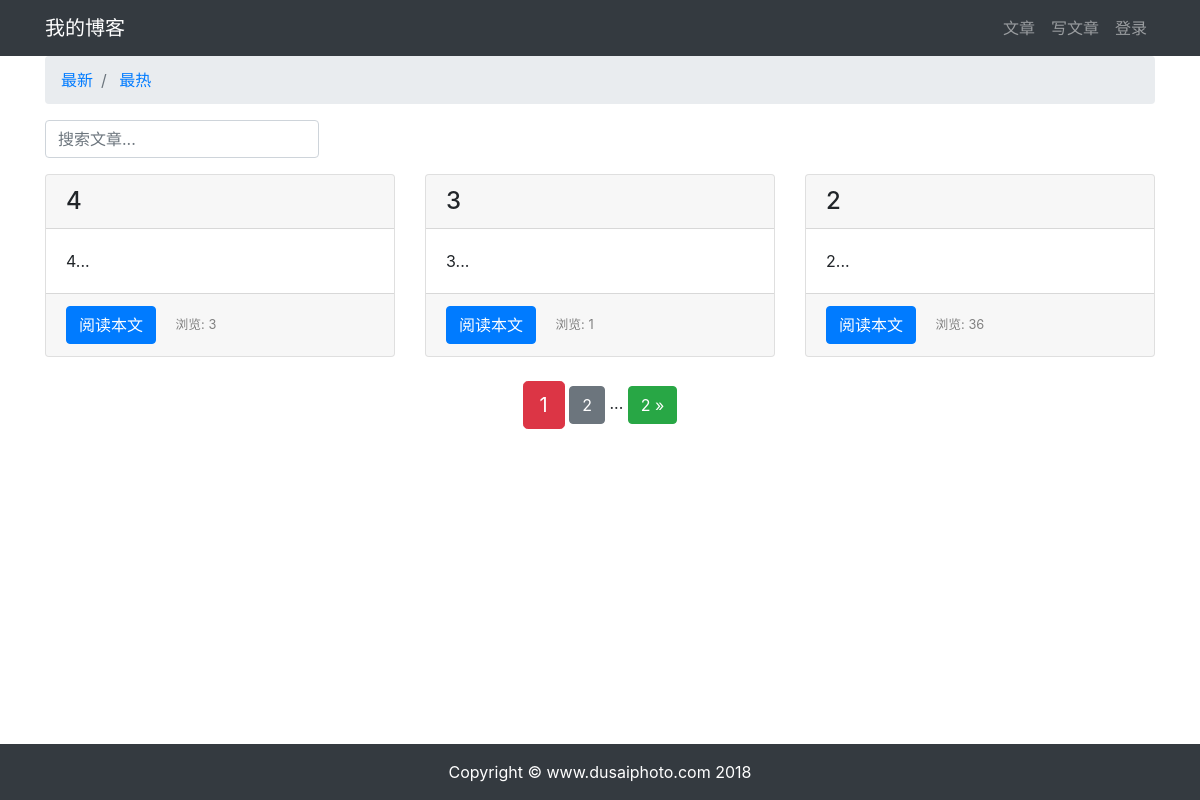
Page /article/article-list/ on the committed database.
### article/models.py (models this page shows, shortened)
class ArticlePost(models.Model):
    author = models.ForeignKey(User, on_delete=models.CASCADE)
    title = models.CharField(max_length=100)
    body = models.TextField()
    created = models.DateTimeField(default=timezone.now)
    updated = models.DateTimeField(auto_now=True)
    total_views = models.PositiveIntegerField(default=0)
    class Meta:
        ordering = ('-created',)

### article/views.py (the view)
# urls.py: path('article-list/', views.article_list, name='article_list'),
def article_list(request):
    search = request.GET.get('search')
    order = request.GET.get('order')
    if search:
        if order == 'total_views':
            article_list = ArticlePost.objects.filter(
                Q(title__icontains=search) |
                Q(body__icontains=search)
            ).order_by('-total_views')
        else:
            article_list = ArticlePost.objects.filter(
                Q(title__icontains=search) |
                Q(body__icontains=search)
            )
    else:
        search = ''
        if order == 'total_views':
            article_list = ArticlePost.objects.all().order_by('-total_views')
        else:
            article_list = ArticlePost.objects.all()
    paginator = Paginator(article_list, 3)
    page = request.GET.get('page')
    articles = paginator.get_page(page)
    context = { 'articles': articles, 'order': order, 'search': search }
    return render(request, 'article/list.html', context)

### templates/article/list.html (shortened to what this page needs)
{% extends "base.html" %}
{% load staticfiles %}
{% block content %}
<div class="container">
    <nav aria-label="breadcrumb">
        <ol class="breadcrumb">
            <li class="breadcrumb-item">
                <a href="{% url 'article:article_list' %}?search={{ search }}">
                    最新
                </a>
            </li>
            <li class="breadcrumb-item">
                <a href="{% url 'article:article_list' %}?order=total_views&search={{ search }}">
                    最热
                </a>
            </li>
        </ol>
    </nav>
    <div class="row">
        <div class="col-auto mr-auto">
            <form class="form-inline" >
                <input type="text"
                    class="form-control mb-2 mr-sm-2"
                    name="search"
                    placeholder="搜索文章..."
                    required
                >
            </form>
        </div>
    </div>
    <div class="row mt-2">
        {% for article in articles %}
        <div class="col-4 mb-4">
            <div class="card h-100">
                <h4 class="card-header">{{ article.title }}</h4>
                <div class="card-body">
                    <p class="card-text">{{ article.body|slice:'100' }}...</p>
                </div>
                <div class="card-footer">
                    <a href="{% url 'article:article_detail' article.id %}" class="btn btn-primary">阅读本文</a>
                    <span>
                        <small class="col align-self-end" style="color: gray;">
                            浏览: {{ article.total_views }}
                        </small>
                    </span>
                </div>
            </div>
        </div>
        {% endfor %}
    </div>
    <div class="pagination row">
        <div class="m-auto">
            <span class="step-links">
                <span class="current btn btn-danger btn-lg">
                    {{ articles.number }}
                </span>
                {% if articles.has_next %}
                    <a href="?page={{ articles.next_page_number }}&order={{ order }}&search={{ search }}&column={{ column }}&tag={{ tag }}"
                       class="btn btn-secondary"
                    >
                        {{ articles.next_page_number }}
                    </a>
                    <span>...</span>
                    <a href="?page={{ articles.paginator.num_pages }}&order={{ order }}&search={{ search }}&column={{ column }}&tag={{ tag }}"
                       class="btn btn-success"
                    >
                        {{ articles.paginator.num_pages }} &raquo;
                    </a>
                {% endif %}
            </span>
        </div>
    </div>
</div>
{% endblock content %}

### templates/base.html (shortened to what this page needs)
    使用 Django 3 学习的读者改为 {% load static %}
{% load staticfiles %}
<!DOCTYPE html>
<html lang="zh-cn">
<head>
    <link rel="stylesheet" href="{% static 'bootstrap/css/bootstrap.min.css' %}">
</head>
<body>
    {% include 'header.html' %}
    {% block content %}{% endblock content %}
    {% include 'footer.html' %}
    <link rel="stylesheet" href="{% static 'md_css/monokai.css' %}">
</body>
</html>

### templates/header.html (shortened to what this page needs)
<nav class="navbar navbar-expand-lg navbar-dark bg-dark">
  <div class="container">
    <a class="navbar-brand" href="#">我的博客</a>
    <div>
      <ul class="navbar-nav">
        <li class="nav-item">
          <a class="nav-link" href="{% url 'article:article_list' %}">文章</a>
        </li>
        <li class="nav-item">
          <a class="nav-link" href="{% url 'article:article_create' %}">写文章</a>
      </li>
            {% if user.is_authenticated %}
        <li class="nav-item dropdown">
            <a class="nav-link dropdown-toggle" href="#" id="navbarDropdown" role="button" data-toggle="dropdown" aria-haspopup="true" aria-expanded="false">
              {{ user.username }}
            </a>
            <div class="dropdown-menu" aria-labelledby="navbarDropdown">
              <a class="dropdown-item" href='{% url "userprofile:edit" user.id %}'>个人信息</a>
              <a class="dropdown-item" href='{% url "userprofile:logout" %}'>退出登录</a>
              <a class="dropdown-item" href="#" onclick="user_delete()">删除用户</a>
            </div>
        </li>
        {% else %}
            <li class="nav-item">
                <a class="nav-link" href="{% url 'userprofile:login' %}">登录</a>
            </li>
        {% endif %}
        </ul>
    </div>
  </div>
</nav>

### templates/footer.html
{% load staticfiles %}
<div>
    <br><br><br>
</div>
<footer class="py-3 bg-dark fixed-bottom">
    <div class="container">
        <p class="m-0 text-center text-white">Copyright &copy; www.dusaiphoto.com 2018</p>
    </div>
</footer>

### rows in the picture
ArticlePost: title "4", body "4", total_views "3"
ArticlePost: title "3", body "3", total_views "1"
ArticlePost: title "2", body "2", total_views "36"

### other values in the picture
{{ articles.number }} "1"
{{ articles.next_page_number }} "2"
{{ articles.paginator.num_pages }} "2"
